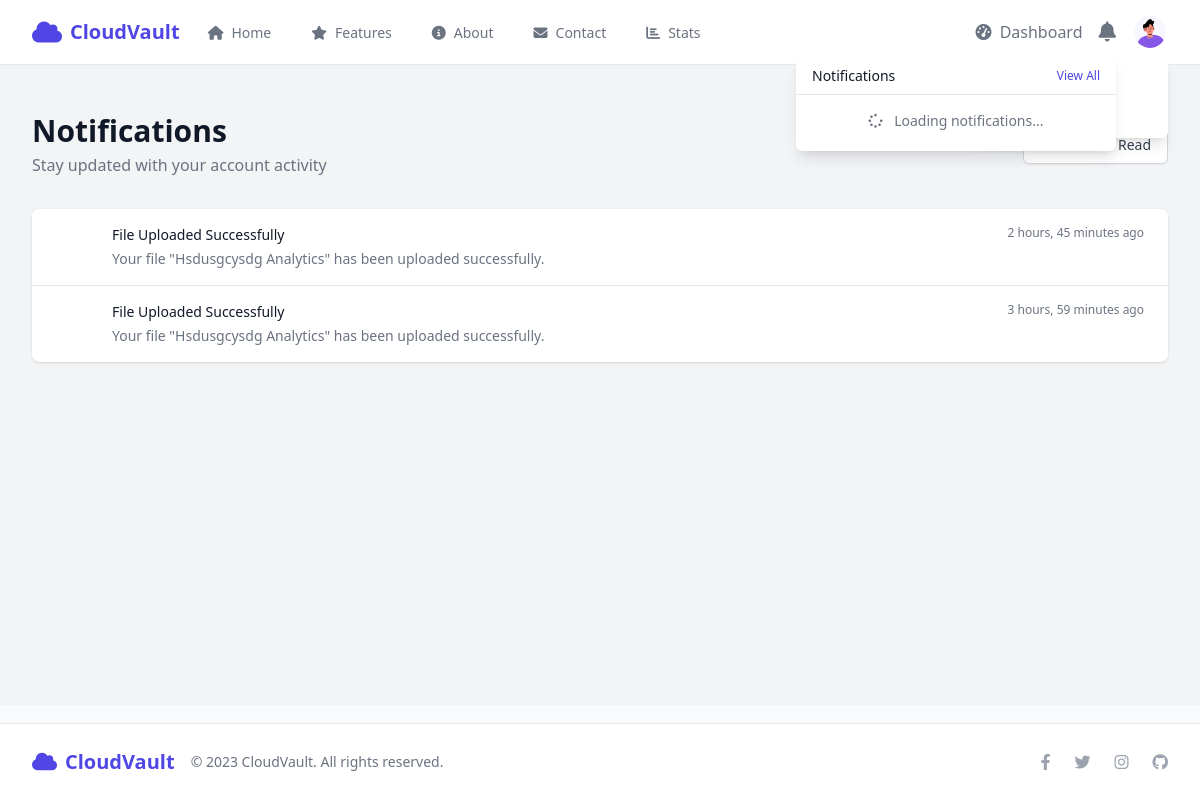
Page /notifications/ (signed in) on the earlier database version.
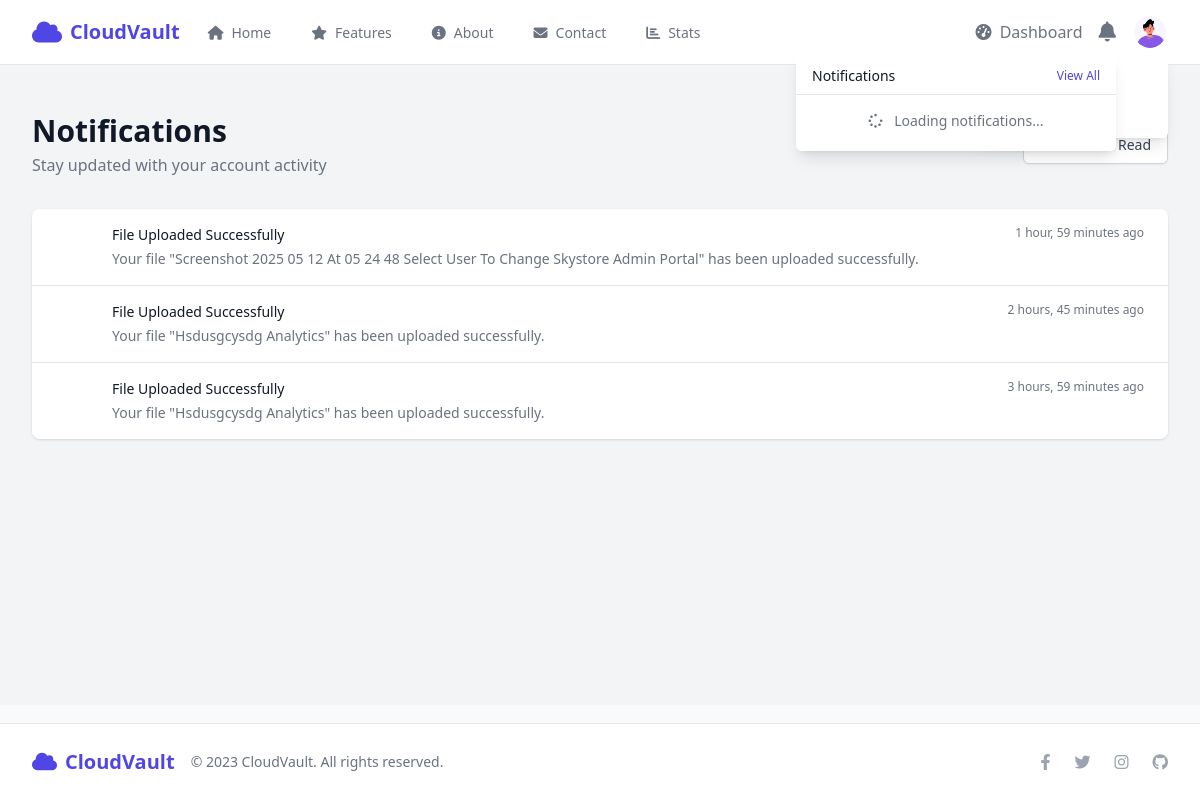
Same page on the later database version.
### notifications/models.py (models this page shows, shortened)
class Notification(models.Model):
    NOTIFICATION_TYPES = (
        ('file_upload', 'File Uploaded'),
        ('file_share', 'File Shared'),
        ('storage_warning', 'Storage Warning'),
        ('folder_create', 'Folder Created'),
        ('system', 'System Notification'),
    )
    recipient = models.ForeignKey(User, on_delete=models.CASCADE, related_name='notifications')
    sender = models.ForeignKey(User, on_delete=models.SET_NULL, null=True, blank=True, related_name='sent_notifications')
    notification_type = models.CharField(max_length=20, choices=NOTIFICATION_TYPES)
    title = models.CharField(max_length=255)
    message = models.TextField()
    read = models.BooleanField(default=False)
    created_at = models.DateTimeField(default=timezone.now)
    content_type = models.ForeignKey(ContentType, on_delete=models.CASCADE, null=True, blank=True)
    object_id = models.PositiveIntegerField(null=True, blank=True)
    content_object = GenericForeignKey('content_type', 'object_id')
    link = models.CharField(max_length=255, null=True, blank=True)
    class Meta:
        ordering = ['-created_at']

### notifications/views.py (the view, shortened to what this page needs)
# urls.py: path('', views.notification_list, name='list'),
@login_required
def notification_list(request):
    notifications = Notification.objects.filter(recipient=request.user)
    unread_count = notifications.filter(read=False).count()
    if request.GET.get('mark_all_read'):
        notifications.filter(read=False).update(read=True)
        messages.success(request, "All notifications marked as read.")
        return redirect('notifications:list')
    context = {
        'notifications': notifications,
        'unread_count': unread_count,
    }
    return render(request, 'notifications/notification_list.html', context)

### templates/notifications/notification_list.html (shortened to what the changed rows need)
{% extends 'base.html' %}
{% block content %}
<div class="bg-gray-100 min-h-[80vh]">
    <div class="max-w-7xl mx-auto py-6 sm:px-6 lg:px-8">
        <div class="px-4 py-6 sm:px-0">
            <div class="mb-8">
                <div class="flex flex-col md:flex-row md:items-center md:justify-between">
                    <div class="mb-4 md:mb-0">
                        <h1 class="text-3xl font-bold text-gray-900 fade-in">Notifications</h1>
                    </div>
                </div>
            </div>
            <div class="bg-white shadow rounded-lg overflow-hidden fade-in">
                {% if notifications %}
                    <ul class="divide-y divide-gray-200">
                        {% for notification in notifications %}
                            <li class="{% if not notification.read %}bg-blue-50{% else %}bg-white{% endif %} hover:bg-gray-50">
                                <a href="{% url 'notifications:detail' notification.id %}" class="block">
                                    <div class="px-6 py-4">
                                        <div class="flex items-start">
                                            <div class="flex-shrink-0">
                                                <div class="h-10 w-10 rounded-full bg-{{ notification.get_color }} flex items-center justify-center text-white">
                                                    {% if notification.notification_type == 'file_upload' %}
                                                        <i class="fas fa-file-upload"></i>
                                                    {% elif notification.notification_type == 'file_share' %}
                                                        <i class="fas fa-share-alt"></i>
                                                    {% elif notification.notification_type == 'storage_warning' %}
                                                        <i class="fas fa-exclamation-triangle"></i>
                                                    {% elif notification.notification_type == 'folder_create' %}
                                                        <i class="fas fa-folder-plus"></i>
                                                    {% else %}
                                                        <i class="fas fa-bell"></i>
                                                    {% endif %}
                                                </div>
                                            </div>
                                            <div class="ml-4 flex-1">
                                                <div class="flex justify-between">
                                                    <div>
                                                        <h3 class="text-sm font-medium text-gray-900">{{ notification.title }}</h3>
                                                        <p class="mt-1 text-sm text-gray-500">{{ notification.message }}</p>
                                                    </div>
                                                    <div class="flex-shrink-0 ml-2">
                                                        <p class="text-xs text-gray-500">{{ notification.created_at|timesince }} ago</p>
                                                    </div>
                                                </div>
                                            </div>
                                        </div>
                                    </div>
                                </a>
                            </li>
                        {% endfor %}
                    </ul>
                {% else %}
                    <div class="px-6 py-10 text-center">
                        <i class="fas fa-bell-slash text-gray-400 text-5xl mb-4"></i>
                        <h3 class="text-lg font-medium text-gray-900 mb-2">No notifications</h3>
                        <p class="text-gray-500">You don't have any notifications yet.</p>
                    </div>
                {% endif %}
            </div>
        </div>
    </div>
</div>
{% endblock %}

Differences in the rows shown:
added Notification: notification_type "file_upload" (drawn), title "File Uploaded Successfully", message "Your file \"Screenshot 2025 05 12 At 05 24 48 Select User To Change Skystore Admin Portal\" has been uploaded successfully.", created_at "1 hour, 59 minutes"
